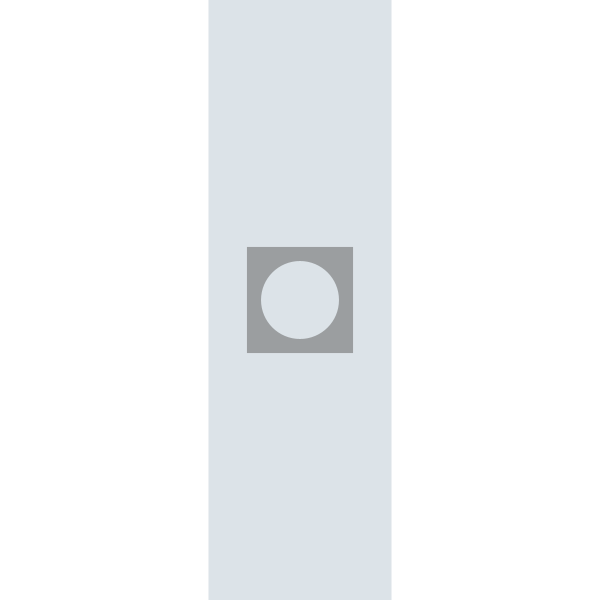
Frame 1 (no input)
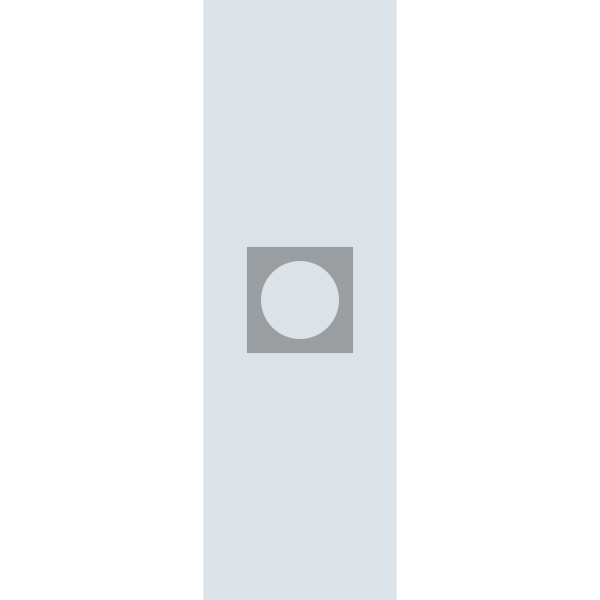
Frame 60 (the mouse pressed at the canvas centre just before this capture)
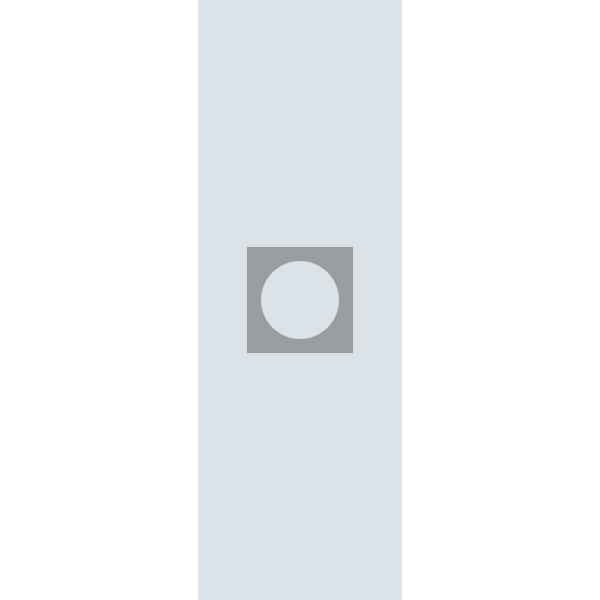
Frame 120 (the mouse held since frame 60 and released just before this capture)

The Processing sketch that drew these frames (run headless with seeded random() and noise(); from frame 60 on, the mouse is pressed at the canvas centre):

// Processing sketch: Leroy_Clock
// ── Leroy_Clock.pde
color a = color(191, 216, 222);
color b = color(155, 158, 160);
color c = color(220, 227, 232);

void setup() {
  size(600, 600);
}

void draw() {
  background(255);

  fill(c);
  noStroke();
  rectMode(CENTER);
  rect(width/2, height/2, map(second(), 0, 59, 0, width), height/1);

  fill(b);
  //  stroke(255);
  //  strokeWeight(6);
  rectMode(CENTER);
  rect(width/2, height/2, map(minute(), 0, 59, 300, 80), map(minute(), 0, 59, 300, 80));

  fill(c);
  noStroke();
  //  stroke(255);
  //  strokeWeight(3);
  ellipseMode(CENTER);
  ellipse(width/2, height/2, map(hour(), 0, 59, 20, 200), map(hour(), 0, 59, 20, 200));
}
